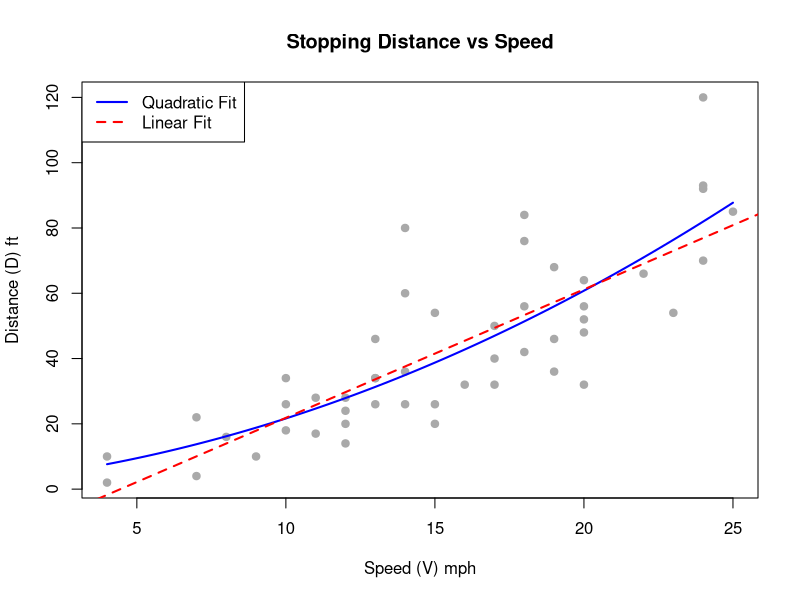

Generate this figure with R:
# 1. Define the full cars dataset (50 observations)
speed <- c(4, 4, 7, 7, 8, 9, 10, 10, 10, 11, 11, 12, 12, 12, 12, 13, 13, 13, 
           13, 14, 14, 14, 14, 15, 15, 15, 16, 17, 17, 17, 18, 18, 18, 18, 
           19, 19, 19, 20, 20, 20, 20, 20, 22, 23, 24, 24, 24, 24, 25)
dist  <- c(2, 10, 4, 22, 16, 10, 18, 26, 34, 17, 28, 14, 20, 24, 28, 26, 34, 
           34, 46, 26, 36, 60, 80, 20, 26, 54, 32, 32, 40, 50, 42, 56, 76, 
           84, 36, 46, 68, 32, 48, 52, 56, 64, 66, 54, 70, 92, 93, 120, 85)

# (a) Scatter plot
plot(speed, dist, main="Stopping Distance vs Speed", 
     xlab="Speed (V) mph", ylab="Distance (D) ft", pch=19, col="darkgray")

# (b) Fit Least-Squares Quadratic Model: D = a0 + a1V + a2V^2
model_quad <- lm(dist ~ speed + I(speed^2))
summary(model_quad)

# (c) Overlay Quadratic Curve
# Create a range of speeds to draw a smooth curve
v_range <- seq(min(speed), max(speed), length.out=100)
d_pred_quad <- predict(model_quad, data.frame(speed=v_range))
lines(v_range, d_pred_quad, col="blue", lwd=2)

# (d) Estimate stopping distance for V = 45 and 80 mph
new_speeds <- data.frame(speed = c(45, 80))
preds <- predict(model_quad, new_speeds)
print(paste("Predicted Distance at 45 mph:", round(preds[1], 2), "ft"))
print(paste("Predicted Distance at 80 mph:", round(preds[2], 2), "ft"))

# (e) Fit Linear Model and Overlay
model_lin <- lm(dist ~ speed)
abline(model_lin, col="red", lwd=2, lty=2)

legend("topleft", legend=c("Quadratic Fit", "Linear Fit"), 
       col=c("blue", "red"), lwd=2, lty=c(1, 2))

# Comparison based on Fit (Residual Sum of Squares)
rss_lin <- sum(residuals(model_lin)^2)
rss_quad <- sum(residuals(model_quad)^2)
print(paste("RSS Linear:", round(rss_lin, 2)))
print(paste("RSS Quadratic:", round(rss_quad, 2)))
